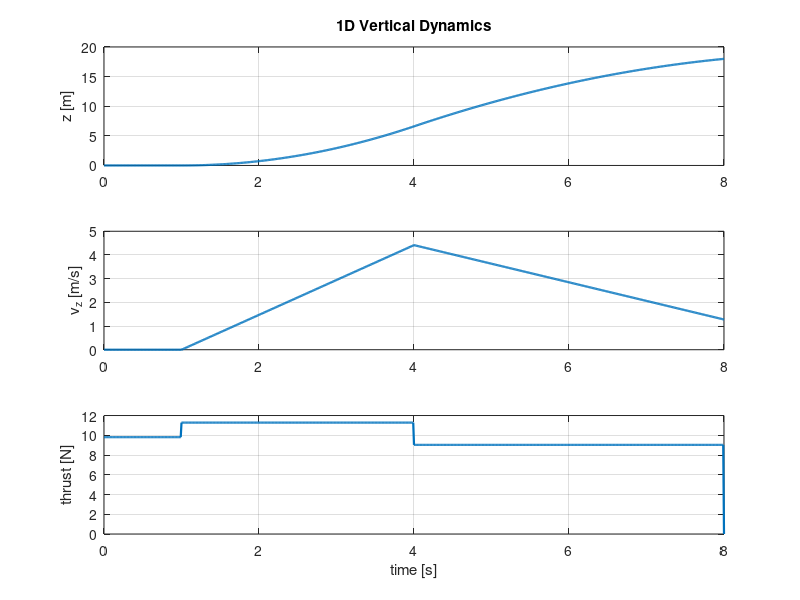

This chart was generated by the following MATLAB code:
clear; close all; clc;

dt = 0.01;
T = 8;
t = 0:dt:T;
n = numel(t);

g = 9.81;
m = 1.0;

z = zeros(1, n);
zdot = zeros(1, n);
thrust = zeros(1, n);

for k = 1:n-1
    if t(k) < 1.0
        thrust(k) = m * g;
    elseif t(k) < 4.0
        thrust(k) = 1.15 * m * g;
    else
        thrust(k) = 0.92 * m * g;
    end

    zddot = thrust(k) / m - g;
    zdot(k+1) = zdot(k) + zddot * dt;
    z(k+1) = z(k) + zdot(k) * dt;
end

figure('Color', 'w');
subplot(3, 1, 1);
plot(t, z, 'LineWidth', 1.6);
ylabel('z [m]');
title('1D Vertical Dynamics');
grid on;

subplot(3, 1, 2);
plot(t, zdot, 'LineWidth', 1.6);
ylabel('v_z [m/s]');
grid on;

subplot(3, 1, 3);
plot(t, thrust, 'LineWidth', 1.6);
xlabel('time [s]');
ylabel('thrust [N]');
grid on;
